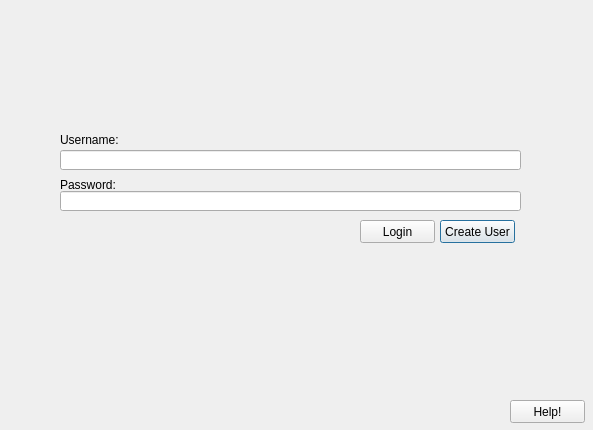
<?xml version="1.0" encoding="UTF-8"?>
<ui version="4.0">
 <class>newnew</class>
 <widget class="QDialog" name="newnew">
  <property name="geometry">
   <rect>
    <x>0</x>
    <y>0</y>
    <width>593</width>
    <height>430</height>
   </rect>
  </property>
  <property name="maximumSize">
   <size>
    <width>593</width>
    <height>430</height>
   </size>
  </property>
  <property name="windowTitle">
   <string>Dialog</string>
  </property>
  <widget class="QLabel" name="label">
   <property name="geometry">
    <rect>
     <x>40</x>
     <y>20</y>
     <width>511</width>
     <height>91</height>
    </rect>
   </property>
   <property name="font">
    <font>
     <pointsize>4</pointsize>
    </font>
   </property>
   <property name="text">
    <string/>
   </property>
   <property name="pixmap">
    <pixmap resource="resources.qrc">:/Images/2D Graphic Label.png</pixmap>
   </property>
   <property name="scaledContents">
    <bool>true</bool>
   </property>
  </widget>
  <widget class="QLineEdit" name="lineEdit">
   <property name="geometry">
    <rect>
     <x>60</x>
     <y>150</y>
     <width>461</width>
     <height>20</height>
    </rect>
   </property>
  </widget>
  <widget class="QLineEdit" name="lineEdit_2">
   <property name="geometry">
    <rect>
     <x>60</x>
     <y>191</y>
     <width>461</width>
     <height>20</height>
    </rect>
   </property>
  </widget>
  <widget class="QLabel" name="label_2">
   <property name="geometry">
    <rect>
     <x>60</x>
     <y>130</y>
     <width>101</width>
     <height>20</height>
    </rect>
   </property>
   <property name="text">
    <string>Username:</string>
   </property>
  </widget>
  <widget class="QLabel" name="label_3">
   <property name="geometry">
    <rect>
     <x>60</x>
     <y>169</y>
     <width>151</width>
     <height>31</height>
    </rect>
   </property>
   <property name="text">
    <string>Password:</string>
   </property>
  </widget>
  <widget class="QPushButton" name="pushButton">
   <property name="geometry">
    <rect>
     <x>440</x>
     <y>220</y>
     <width>75</width>
     <height>23</height>
    </rect>
   </property>
   <property name="text">
    <string>Create User</string>
   </property>
  </widget>
  <widget class="QPushButton" name="pushButton_2">
   <property name="geometry">
    <rect>
     <x>360</x>
     <y>220</y>
     <width>75</width>
     <height>23</height>
    </rect>
   </property>
   <property name="text">
    <string>Login</string>
   </property>
  </widget>
  <widget class="QPushButton" name="pushButton_3">
   <property name="geometry">
    <rect>
     <x>510</x>
     <y>400</y>
     <width>75</width>
     <height>23</height>
    </rect>
   </property>
   <property name="text">
    <string>Help!</string>
   </property>
  </widget>
  <widget class="QLabel" name="falling">
   <property name="geometry">
    <rect>
     <x>-4</x>
     <y>-1</y>
     <width>621</width>
     <height>421</height>
    </rect>
   </property>
   <property name="text">
    <string/>
   </property>
   <property name="pixmap">
    <pixmap resource="resources.qrc">:/Images/fallingleaves.gif</pixmap>
   </property>
   <property name="scaledContents">
    <bool>true</bool>
   </property>
  </widget>
  <zorder>falling</zorder>
  <zorder>label</zorder>
  <zorder>label_3</zorder>
  <zorder>pushButton_2</zorder>
  <zorder>lineEdit</zorder>
  <zorder>pushButton_3</zorder>
  <zorder>lineEdit_2</zorder>
  <zorder>label_2</zorder>
  <zorder>pushButton</zorder>
 </widget>
 <resources>
  <include location="resources.qrc"/>
 </resources>
 <connections>
  <connection>
   <sender>lineEdit</sender>
   <signal>returnPressed()</signal>
   <receiver>pushButton_2</receiver>
   <slot>click()</slot>
   <hints>
    <hint type="sourcelabel">
     <x>303</x>
     <y>158</y>
    </hint>
    <hint type="destinationlabel">
     <x>372</x>
     <y>233</y>
    </hint>
   </hints>
  </connection>
  <connection>
   <sender>lineEdit_2</sender>
   <signal>returnPressed()</signal>
   <receiver>pushButton_2</receiver>
   <slot>click()</slot>
   <hints>
    <hint type="sourcelabel">
     <x>263</x>
     <y>204</y>
    </hint>
    <hint type="destinationlabel">
     <x>375</x>
     <y>233</y>
    </hint>
   </hints>
  </connection>
 </connections>
</ui>
